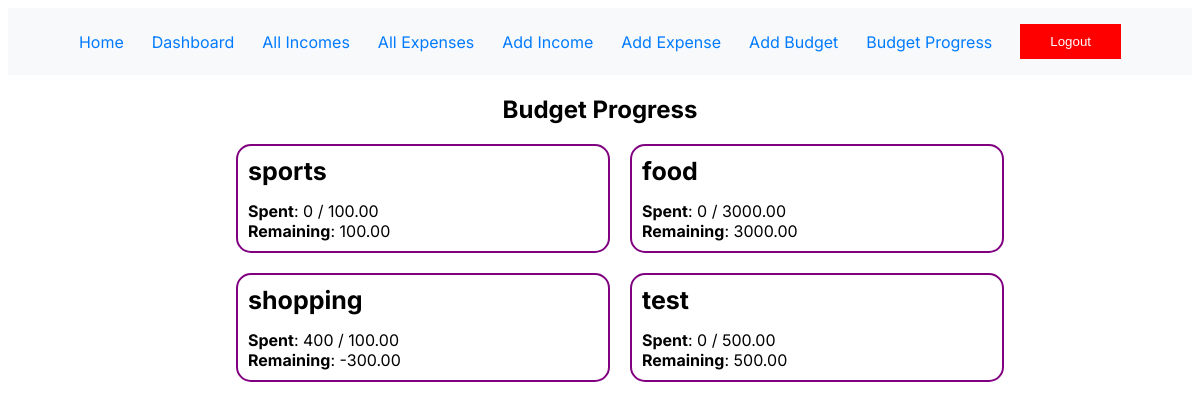
/budget_progress/ (signed in), run on the app's committed database.
### tracker/models.py (models this page shows, shortened)
class Budget(models.Model):
    user = models.ForeignKey(User, on_delete=models.CASCADE)
    category = models.CharField(max_length=100)
    limit = models.DecimalField(max_digits=10, decimal_places=2)

### tracker/views.py (the view)
# urls.py: path('budget_progress/', views.budget_progress, name='budget_progress'),
@login_required
def budget_progress(request):
    budgets = Budget.objects.filter(user=request.user)
    expenses = Expense.objects.filter(user=request.user)
    budget_status = []
    for budget in budgets:
        spent = expenses.filter(category=budget.category).aggregate(Sum('amount'))['amount__sum'] or 0
        status = {
            'category': budget.category,
            'limit': budget.limit,
            'spent': spent,
            'remaining': budget.limit - spent,
        }
        budget_status.append(status)
    context = {'budget_status': budget_status}
    return render(request, 'tracker/budget_progress.html', context)

### tracker/templates/tracker/budget_progress.html (shortened to what this page needs)
{% extends 'tracker/base.html' %}
{% block content %}
<h2>Budget Progress</h2>
<ul>
    {% for item in budget_status %}
    <li>
        <strong>{{ item.category }}</strong>
        <div>
            <label>Spent</label>: {{ item.spent }} / {{ item.limit }}
        </div>
        <div>
            <label>Remaining</label>: {{item.remaining}}
        </div>
    </li>
    {% endfor %}
</ul>
</body>
{% endblock %}

### tracker/templates/tracker/base.html (shortened to what this page needs)
<!DOCTYPE html>
<html lang="en">
<head>
</head>
<body>
    <nav>
        <a href="{% url 'index' %}">Home</a>
        <a href="{% url 'dashboard' %}">Dashboard</a>
        <a href="{% url 'all_incomes' %}">All Incomes</a>
        <a href="{% url 'all_expenses' %}">All Expenses</a>
        <a href="{% url 'add_income' %}">Add Income</a>
        <a href="{% url 'add_expense' %}">Add Expense</a>
        <a href="{% url 'add_budget' %}">Add Budget</a>
        <a href="{% url 'budget_progress' %}">Budget Progress</a>
        {% if user.is_authenticated %}
        <form action="{% url 'logout' %}" method="post" id="logout-form">
            <button type="submit" class="btn">Logout</button>
        </form>
        {% else %}
        <a href="{% url 'login' %}">Login</a>
        {% endif %}
    </nav>
    {% block content %}
    {% endblock %}
</body>
</html>

### tracker/templates/tracker/base.html (style rules this page uses)
body { font-family: 'Inter', sans-serif; }
nav { background-color: #f8f9fa; padding: 1rem; width: full; display: flex; justify-content: center; align-items: center; gap: 12px; }
nav a { margin-right: 1rem; text-decoration: none; color: #007bff; }
#logout-form { background-color: red; color: white; }
.btn { background-color: red; color: white; border: none; padding: 10px 30px; border-radius: 15px; }

### tracker/templates/tracker/budget_progress.html (style rules this page uses)
h2 { text-align: center; }
ul { list-style-type: none; display: flex; flex-wrap: wrap; gap: 20px; justify-content: center; }
li { width: 350px; display: flex; justify-content: space-between; flex-direction: column; padding: 10px 10px; border: 2px solid purple; border-radius: 15px; }
li strong { font-size: 25px; margin-bottom: 15px; }
li label { font-weight: bold; }

### data on the page
Budget: category "sports", limit "100.00"
Budget: category "food", limit "3000.00"
Budget: category "shopping", limit "100.00"
Budget: category "test", limit "500.00"

### other printed values
{{ item.spent }} "0" "0" "400" "0"
{{ item.remaining }} "100.00" "3000.00" "-300.00" "500.00"
